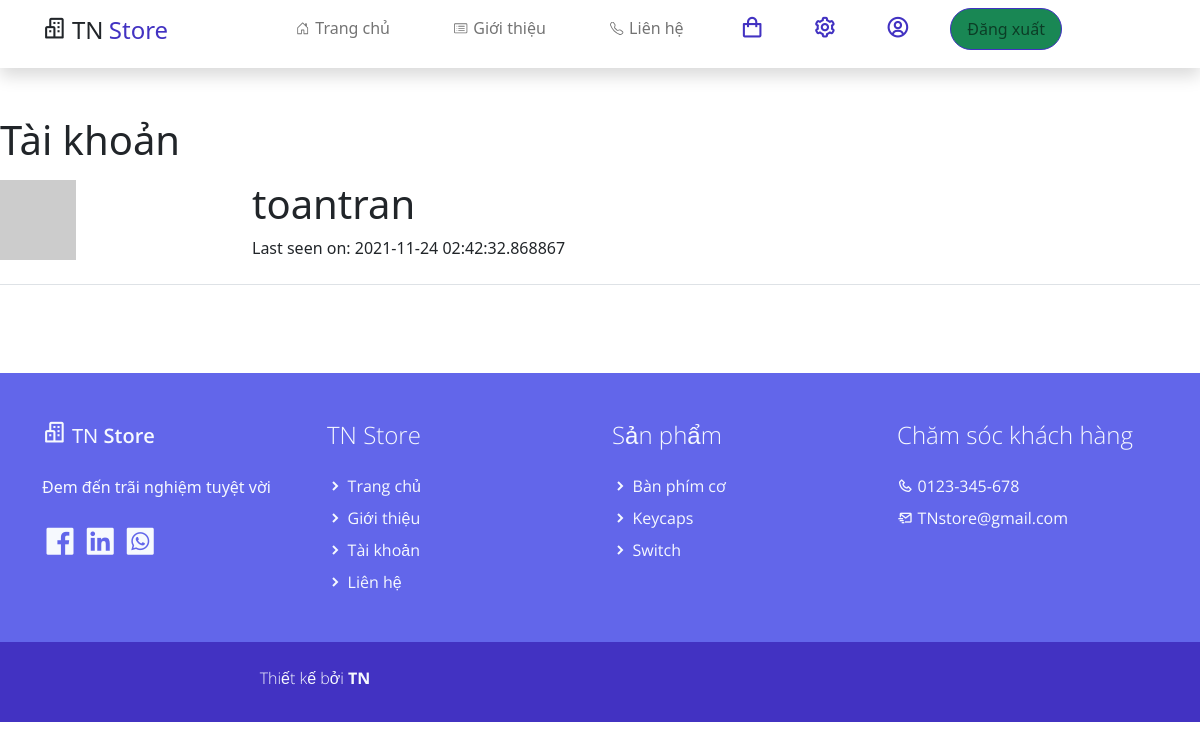
The app's page /toantran (signed in), older data.
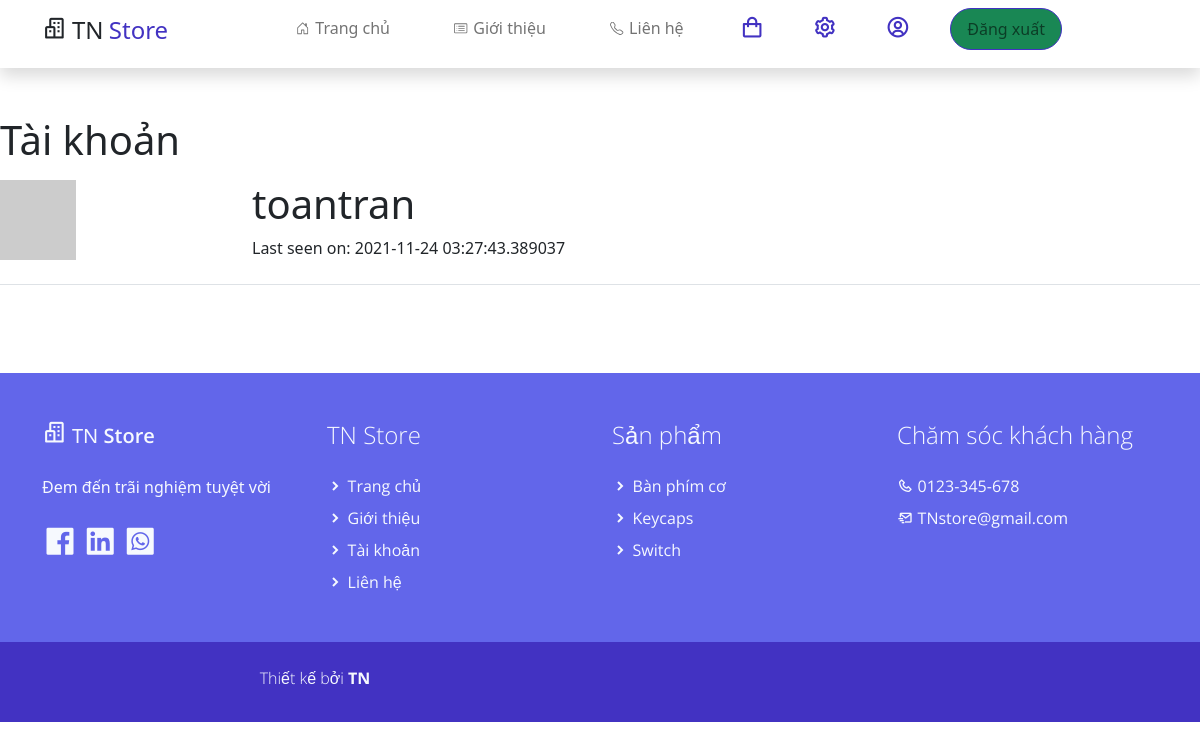
The same page, newer data.
### web/models.py (models this page shows, shortened)
class User(UserMixin, db.Model):
    id = db.Column(db.Integer, primary_key=True)
    username = db.Column(db.String(64), index=True, unique=True)
    email = db.Column(db.String(120), index=True, unique=True)
    password_hash = db.Column(db.String(128))
    last_seen = db.Column(db.DateTime, default=datetime.utcnow)
    def avatar(self, size):
        digest = md5(self.email.lower().encode('utf-8')).hexdigest()
        return 'https://www.gravatar.com/avatar/{}?d=identicon&s={}'.format(
            digest, size)

### web/routes.py (the view)
@login_required
@web.route('/<username>')
@login_required
def user(username):
    user = User.query.filter_by(username=username).first_or_404()
    return render_template('user.html', user=user)

### web/models.py (called while the page is built)
@login.user_loader
def load_user(id):
    return User.query.get(int(id))

### web/routes.py (called while the page is built)
@web.before_request
def before_request():
    if current_user.is_authenticated:
        current_user.last_seen = datetime.utcnow()
        db.session.commit()

### web/templates/user.html
{% extends "base.html" %}
{% block content %}
    <br>
    <br>
    <h1>Tài khoản</h1>
    <div class="row">
    <table class="table table-hover">
        <tr valign="top">
            <td width="256px"><img src="{{ user.avatar(256) }}"></td>
            <td>
                <h1>{{ user.username }}</h1>
                <p>Last seen on: {{ (user.last_seen) }}</p>
            </td>
        </tr>
    </table>
    </div>
    <br>
    <br>
    <br>
{% endblock  %}

### web/templates/base.html (shortened to what this page needs)
<!DOCTYPE html>
<html>
  <head>
    {% block head %}
    <link href="static/assets/css/bootstrap.min.css" rel="stylesheet">
    <link href="static/assets/css/boxicon.min.css" rel="stylesheet">
    <link rel="stylesheet" href="static/assets/css/templatemo.css">
    <link rel="stylesheet" href="static/assets/css/custom.css">
    {% endblock %}
  </head>
  <body>
    <nav id="main_nav" class="navbar navbar-expand-lg navbar-light bg-white shadow">
        <div class="container d-flex justify-content-between align-items-center">
            <a class="navbar-brand h1" href="index.html">
                <i class='bx bx-buildings bx-sm text-dark'></i>
                <span class="text-dark h4">TN</span> <span class="text-primary h4">Store</span>
            </a>
            <div class="align-self-center collapse navbar-collapse flex-fill  d-lg-flex justify-content-sm-between" id="navbar-toggler-success">
                <div class="flex-fill mx-xl-5 mb-2">
                    <ul class="nav navbar-nav d-flex justify-content-between mx-xl-5 text-center text-dark">
                        {% if current_user.is_anonymous %}
                        <li class="nav-item">
                            <a class="nav-link btn-outline-primary rounded-pill px-3 bx-tada-hover" href="/">
                                <svg xmlns="http://www.w3.org/2000/svg" width="15" height="16" fill="currentColor" class="bi bi-house-door" viewBox="0 2 18 16">
                                    <path d="M8.354 1.146a.5.5 0 0 0-.708 0l-6 6A.5.5 0 0 0 1.5 7.5v7a.5.5 0 0 0 .5.5h4.5a.5.5 0 0 0 .5-.5v-4h2v4a.5.5 0 0 0 .5.5H14a.5.5 0 0 0 .5-.5v-7a.5.5 0 0 0-.146-.354L13 5.793V2.5a.5.5 0 0 0-.5-.5h-1a.5.5 0 0 0-.5.5v1.293L8.354 1.146zM2.5 14V7.707l5.5-5.5 5.5 5.5V14H10v-4a.5.5 0 0 0-.5-.5h-3a.5.5 0 0 0-.5.5v4H2.5z"/>
                                  </svg>&nbsp;Trang chủ</a>
                        </li>
                        <li class="nav-item">
                            <a class="nav-link btn-outline-primary rounded-pill px-3 bx-tada-hover" href="{{ url_for('about') }}">
                                <svg xmlns="http://www.w3.org/2000/svg" width="15" height="16" fill="currentColor" class="bi bi-card-list" viewBox="0 2 18 16">
                                    <path d="M14.5 3a.5.5 0 0 1 .5.5v9a.5.5 0 0 1-.5.5h-13a.5.5 0 0 1-.5-.5v-9a.5.5 0 0 1 .5-.5h13zm-13-1A1.5 1.5 0 0 0 0 3.5v9A1.5 1.5 0 0 0 1.5 14h13a1.5 1.5 0 0 0 1.5-1.5v-9A1.5 1.5 0 0 0 14.5 2h-13z"/>
                                    <path d="M5 8a.5.5 0 0 1 .5-.5h7a.5.5 0 0 1 0 1h-7A.5.5 0 0 1 5 8zm0-2.5a.5.5 0 0 1 .5-.5h7a.5.5 0 0 1 0 1h-7a.5.5 0 0 1-.5-.5zm0 5a.5.5 0 0 1 .5-.5h7a.5.5 0 0 1 0 1h-7a.5.5 0 0 1-.5-.5zm-1-5a.5.5 0 1 1-1 0 .5.5 0 0 1 1 0zM4 8a.5.5 0 1 1-1 0 .5.5 0 0 1 1 0zm0 2.5a.5.5 0 1 1-1 0 .5.5 0 0 1 1 0z"/>
                                </svg>&nbsp;Giới thiệu</a>
                        </li>
                        <li class="nav-item">
                            <a class="nav-link btn-outline-primary rounded-pill px-3 bx-tada-hover" href="{{ url_for('contact') }}">
                                <svg xmlns="http://www.w3.org/2000/svg" width="15" height="16" fill="currentColor" class="bi bi-telephone" viewBox="0 2 18 16">
                                    <path d="M3.654 1.328a.678.678 0 0 0-1.015-.063L1.605 2.3c-.483.484-.661 1.169-.45 1.77a17.568 17.568 0 0 0 4.168 6.608 17.569 17.569 0 0 0 6.608 4.168c.601.211 1.286.033 1.77-.45l1.034-1.034a.678.678 0 0 0-.063-1.015l-2.307-1.794a.678.678 0 0 0-.58-.122l-2.19.547a1.745 1.745 0 0 1-1.657-.459L5.482 8.062a1.745 1.745 0 0 1-.46-1.657l.548-2.19a.678.678 0 0 0-.122-.58L3.654 1.328zM1.884.511a1.745 1.745 0 0 1 2.612.163L6.29 2.98c.329.423.445.974.315 1.494l-.547 2.19a.678.678 0 0 0 .178.643l2.457 2.457a.678.678 0 0 0 .644.178l2.189-.547a1.745 1.745 0 0 1 1.494.315l2.306 1.794c.829.645.905 1.87.163 2.611l-1.034 1.034c-.74.74-1.846 1.065-2.877.702a18.634 18.634 0 0 1-7.01-4.42 18.634 18.634 0 0 1-4.42-7.009c-.362-1.03-.037-2.137.703-2.877L1.885.511z"/>
                                </svg>&nbsp;Liên hệ</a>
                        </li>
                        <li class="nav-item">
                            <a class="nav-link btn-outline-primary rounded-pill px-3 btn btn-success btn-block" href="{{ url_for('login') }}">Đăng nhập</a>
                        </li>
                        <li class="nav-item">
                            <a class="nav-link btn-outline-primary rounded-pill px-3 btn btn-success btn-block" href="{{ url_for('register') }}">Đăng kí</a>
                        </li>
                    {% else %}
                        <li class="nav-item">
                            <a class="nav-link btn-outline-primary rounded-pill px-3 bx-tada-hover" href="/">
                                &nbsp;Trang chủ</a>
                        </li>
                        <li class="nav-item">
                            <a class="nav-link btn-outline-primary rounded-pill px-3 bx-tada-hover" href="{{ url_for('about') }}">
                                &nbsp;Giới thiệu</a>
                        </li>
                        <li class="nav-item">
                            <a class="nav-link btn-outline-primary rounded-pill px-3 bx-tada-hover" href="{{ url_for('contact') }}">
                                &nbsp;Liên hệ</a>
                        </li>
                        <li class="nav-item">
                            <a class="nav-link" href="#"><i class='bx bx-shopping-bag bx-sm bx-tada-hover text-primary'></i></a>
                        </li>
                        <li class="nav-item">
                            <a class="nav-link" href="#"><i class='bx bx-cog bx-sm bx-tada-hover text-primary'></i></a>
                        </li>
                            <a class="nav-link" href="{{ url_for('user', username=current_user.username) }}"><i class='bx bx-user-circle bx-sm bx-tada-hover text-primary'></i></a>
                        <li class="nav-item">
                            <a class="nav-link btn-outline-primary rounded-pill px-3 btn btn-success btn-block" id="logout" href="{{ url_for('logout') }}">Đăng xuất</a>
                        </li>
                    {% endif %}
                    </ul>
                </div>
            </div>
        </div>
    </nav>
    {% block content %}{% endblock %}
    <footer class="bg-secondary pt-4">
        <div class="container">
            <div class="row py-4">
                <div class="col-lg-3 col-12 align-left">
                    <a class="navbar-brand" href="{{ url_for('index') }}">
                        <i class='bx bx-buildings bx-sm text-light'></i>
                        <span class="text-light h5">TN</span> <span class="text-light h5 semi-bold-600">Store</span>
                    </a>
                    <p class="text-light my-lg-4 my-2">
                        Đem đến trãi nghiệm tuyệt vời
                    </p>
                    <ul class="list-inline footer-icons light-300">
                        <li class="list-inline-item m-0">
                            <a class="text-light" target="_blank" href="http://facebook.com/">
                                <i class='bx bxl-facebook-square bx-md'></i>
                            </a>
                        </li>
                        <li class="list-inline-item m-0">
                            <a class="text-light" target="_blank" href="https://www.linkedin.com/">
                                <i class='bx bxl-linkedin-square bx-md'></i>
                            </a>
                        </li>
                        <li class="list-inline-item m-0">
                            <a class="text-light" target="_blank" href="https://www.whatsapp.com/">
                                <i class='bx bxl-whatsapp-square bx-md'></i>
                            </a>
                        </li>
                    </ul>
                </div>
                <div class="col-lg-3 col-md-4 my-sm-0 mt-4">
                    <h3 class="h4 pb-lg-3 text-light light-300">TN Store</h2>
                        <ul class="list-unstyled text-light light-300">
                            <li class="pb-2">
                                <i class='bx-fw bx bxs-chevron-right bx-xs'></i><a class="text-decoration-none text-light" href="{{ url_for('index') }}">Trang chủ</a>
                            </li>
                            <li class="pb-2">
                                <i class='bx-fw bx bxs-chevron-right bx-xs'></i><a class="text-decoration-none text-light py-1" href="{{ url_for('about') }}">Giới thiệu</a>
                            </li>
                            <li class="pb-2">
                                <i class='bx-fw bx bxs-chevron-right bx-xs'></i><a class="text-decoration-none text-light py-1" href="work.html">Tài khoản</a>
                            </li>
                            <li class="pb-2">
                                <i class='bx-fw bx bxs-chevron-right bx-xs'></i><a class="text-decoration-none text-light py-1" href="{{ url_for('contact') }}">Liên hệ</a>
                            </li>
                        </ul>
                </div>
                <div class="col-lg-3 col-md-4 my-sm-0 mt-4">
                    <h2 class="h4 pb-lg-3 text-light light-300" >Sản phẩm</h2>
                    <ul class="list-unstyled text-light light-300" >
                        <li class="pb-2">
                            <i class='bx-fw bx bxs-chevron-right bx-xs'></i><a class="text-decoration-none text-light py-1" href="#">Bàn phím cơ</a>
                        </li>
                        <li class="pb-2">
                            <i class='bx-fw bx bxs-chevron-right bx-xs'></i><a class="text-decoration-none text-light py-1" href="#">Keycaps</a>
                        </li>
                        <li class="pb-2">
                            <i class='bx-fw bx bxs-chevron-right bx-xs'></i><a class="text-decoration-none text-light py-1" href="#">Switch</a>
                        </li>
                    </ul>
                </div>
                <div class="col-lg-3 col-md-4 my-sm-0 mt-4">
                    <h2 class="h4 pb-lg-3 text-light light-300">Chăm sóc khách hàng</h2>
                    <ul class="list-unstyled text-light light-300">
                        <li class="pb-2">
                            <i class='bx-fw bx bx-phone bx-xs'></i><a class="text-decoration-none text-light py-1" href="tel:0123-345-678">0123-345-678</a>
                        </li>
                        <li class="pb-2">
                            <i class='bx-fw bx bx-mail-send bx-xs'></i><a class="text-decoration-none text-light py-1" href="mailto:TNstore@gmail.com">TNstore@gmail.com</a>
                        </li>
                    </ul>
                </div>
            </div>
        </div>
        <div class="w-100 bg-primary py-3">
            <div class="container">
                <div class="row pt-2">
                    <div class="col-lg-6 col-sm-12">
                        <p class="text-lg-center text-center text-light light-300">
                            Thiết kế bởi <a rel="sponsored" class="text-decoration-none text-light"><strong>TN</strong></a>
                        </p>
                    </div>
                </div>
            </div>
        </div>
    </footer>
</body>
</html>

### web/static/assets/css/templatemo.css (style rules this page uses)
html { font-family: 'Open Sans', sans-serif; }
p, a { font-weight: 400; }
.light-300 { font-family: 'Open Sans', sans-serif !important; font-weight: 300; }
.semi-bold-600 { font-family: 'Open Sans', sans-serif !important; font-weight: 600; }

Row changes from the older to the newer data that the page shows:
changed User "toantran": last_seen "2021-11-24 02:42:32.868867" → "2021-11-24 03:27:43.389037"
